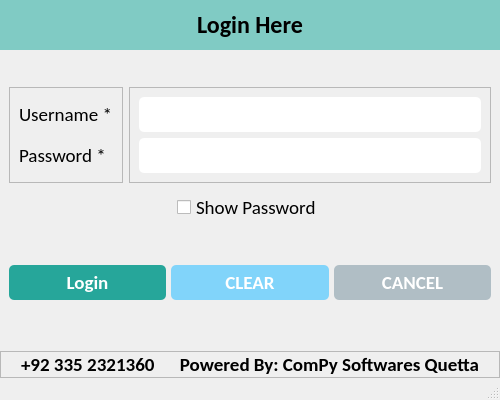
<?xml version="1.0" encoding="UTF-8"?>
<ui version="4.0">
 <class>LoginWindow</class>
 <widget class="QMainWindow" name="LoginWindow">
  <property name="geometry">
   <rect>
    <x>0</x>
    <y>0</y>
    <width>500</width>
    <height>400</height>
   </rect>
  </property>
  <property name="minimumSize">
   <size>
    <width>500</width>
    <height>400</height>
   </size>
  </property>
  <property name="maximumSize">
   <size>
    <width>500</width>
    <height>400</height>
   </size>
  </property>
  <property name="windowTitle">
   <string>Login</string>
  </property>
  <property name="windowIcon">
   <iconset resource="../resources.qrc">
    <normaloff>:/icons/assets/icons/logo.png</normaloff>:/icons/assets/icons/logo.png</iconset>
  </property>
  <widget class="QWidget" name="centralwidget">
   <property name="styleSheet">
    <string notr="true">

#label {
	background-color: #80cbc4;
	padding: 10px;
}

#label_5 {
	color: #fff;
}

#btn_save {
	background-color: #26a69a;
	border-radius: 5px;
	padding: 5px 0px;
	color: white;
}

#btn_clear {
	background-color: #81d4fa;
	border-radius: 5px;
	padding: 5px 0px;
	color: white;
}

#btn_cancel {
	background-color: #b0bec5;
	border-radius: 5px;
	padding: 5px 0px;
	color: white;
}

#btn_create_business {
	background-color: #4dd0e1;
	border-radius: 5px;
	padding: 5px 0px;
	color: white;
}

#btn_create_business {
	background-color: #4dd0e1;
	border-radius: 5px;
	padding: 5px 0px;
	color: white;
}

QLineEdit {
	border-radius: 5px;
	padding: 5px 5px;
}

QDateEdit {
	border-radius: 5px;
	padding: 5px 5px;
}

QComboBox {
	border-radius: 5px;
	padding: 5px 5px;
}

QTextEdit {
	border-radius: 10px;
	padding: 0px 0px;
}</string>
   </property>
   <layout class="QVBoxLayout" name="verticalLayout_3">
    <property name="spacing">
     <number>0</number>
    </property>
    <property name="leftMargin">
     <number>0</number>
    </property>
    <property name="topMargin">
     <number>0</number>
    </property>
    <property name="rightMargin">
     <number>0</number>
    </property>
    <property name="bottomMargin">
     <number>0</number>
    </property>
    <item alignment="Qt::AlignTop">
     <widget class="QLabel" name="label">
      <property name="font">
       <font>
        <family>Calibri</family>
        <pointsize>18</pointsize>
        <weight>75</weight>
        <bold>true</bold>
       </font>
      </property>
      <property name="text">
       <string>Login Here</string>
      </property>
      <property name="alignment">
       <set>Qt::AlignCenter</set>
      </property>
      <property name="margin">
       <number>0</number>
      </property>
     </widget>
    </item>
    <item>
     <widget class="QWidget" name="widget" native="true">
      <layout class="QHBoxLayout" name="horizontalLayout">
       <item>
        <widget class="QFrame" name="frame">
         <property name="frameShape">
          <enum>QFrame::StyledPanel</enum>
         </property>
         <property name="frameShadow">
          <enum>QFrame::Raised</enum>
         </property>
         <layout class="QVBoxLayout" name="verticalLayout_2">
          <item>
           <widget class="QLabel" name="lbl_username">
            <property name="font">
             <font>
              <family>Calibri</family>
              <pointsize>14</pointsize>
             </font>
            </property>
            <property name="text">
             <string>Username *</string>
            </property>
           </widget>
          </item>
          <item>
           <widget class="QLabel" name="lbl_password">
            <property name="font">
             <font>
              <family>Calibri</family>
              <pointsize>14</pointsize>
             </font>
            </property>
            <property name="text">
             <string>Password *</string>
            </property>
           </widget>
          </item>
         </layout>
        </widget>
       </item>
       <item>
        <widget class="QFrame" name="frame_2">
         <property name="frameShape">
          <enum>QFrame::StyledPanel</enum>
         </property>
         <property name="frameShadow">
          <enum>QFrame::Raised</enum>
         </property>
         <layout class="QVBoxLayout" name="verticalLayout">
          <item>
           <widget class="QLineEdit" name="txt_username">
            <property name="minimumSize">
             <size>
              <width>0</width>
              <height>35</height>
             </size>
            </property>
            <property name="maximumSize">
             <size>
              <width>16777215</width>
              <height>35</height>
             </size>
            </property>
            <property name="font">
             <font>
              <family>Calibri</family>
              <pointsize>14</pointsize>
             </font>
            </property>
           </widget>
          </item>
          <item>
           <widget class="QLineEdit" name="txt_password">
            <property name="minimumSize">
             <size>
              <width>0</width>
              <height>35</height>
             </size>
            </property>
            <property name="maximumSize">
             <size>
              <width>16777215</width>
              <height>35</height>
             </size>
            </property>
            <property name="font">
             <font>
              <family>Calibri</family>
              <pointsize>14</pointsize>
             </font>
            </property>
           </widget>
          </item>
         </layout>
        </widget>
       </item>
      </layout>
     </widget>
    </item>
    <item alignment="Qt::AlignHCenter">
     <widget class="QCheckBox" name="show_password">
      <property name="font">
       <font>
        <family>Calibri</family>
        <pointsize>14</pointsize>
       </font>
      </property>
      <property name="text">
       <string>Show Password</string>
      </property>
     </widget>
    </item>
    <item alignment="Qt::AlignBottom">
     <widget class="QWidget" name="bottom_widget" native="true">
      <layout class="QHBoxLayout" name="horizontalLayout_2">
       <property name="spacing">
        <number>5</number>
       </property>
       <property name="topMargin">
        <number>0</number>
       </property>
       <property name="bottomMargin">
        <number>0</number>
       </property>
       <item>
        <widget class="QPushButton" name="btn_save">
         <property name="font">
          <font>
           <family>Calibri</family>
           <pointsize>14</pointsize>
           <weight>75</weight>
           <bold>true</bold>
          </font>
         </property>
         <property name="cursor">
          <cursorShape>OpenHandCursor</cursorShape>
         </property>
         <property name="text">
          <string>Login</string>
         </property>
         <property name="icon">
          <iconset resource="../resources.qrc">
           <normaloff>:/icons/assets/icons/user.png</normaloff>:/icons/assets/icons/user.png</iconset>
         </property>
         <property name="iconSize">
          <size>
           <width>32</width>
           <height>32</height>
          </size>
         </property>
        </widget>
       </item>
       <item>
        <widget class="QPushButton" name="btn_clear">
         <property name="font">
          <font>
           <family>Calibri</family>
           <pointsize>14</pointsize>
           <weight>75</weight>
           <bold>true</bold>
          </font>
         </property>
         <property name="cursor">
          <cursorShape>OpenHandCursor</cursorShape>
         </property>
         <property name="text">
          <string>CLEAR</string>
         </property>
         <property name="icon">
          <iconset resource="../resources.qrc">
           <normaloff>:/icons/assets/icons/clear.png</normaloff>:/icons/assets/icons/clear.png</iconset>
         </property>
         <property name="iconSize">
          <size>
           <width>32</width>
           <height>32</height>
          </size>
         </property>
        </widget>
       </item>
       <item>
        <widget class="QPushButton" name="btn_cancel">
         <property name="font">
          <font>
           <family>Calibri</family>
           <pointsize>14</pointsize>
           <weight>75</weight>
           <bold>true</bold>
          </font>
         </property>
         <property name="cursor">
          <cursorShape>OpenHandCursor</cursorShape>
         </property>
         <property name="text">
          <string>CANCEL</string>
         </property>
         <property name="icon">
          <iconset resource="../resources.qrc">
           <normaloff>:/icons/assets/icons/close.png</normaloff>:/icons/assets/icons/close.png</iconset>
         </property>
         <property name="iconSize">
          <size>
           <width>32</width>
           <height>32</height>
          </size>
         </property>
        </widget>
       </item>
      </layout>
     </widget>
    </item>
    <item alignment="Qt::AlignBottom">
     <widget class="QFrame" name="frame_3">
      <property name="frameShape">
       <enum>QFrame::StyledPanel</enum>
      </property>
      <property name="frameShadow">
       <enum>QFrame::Raised</enum>
      </property>
      <layout class="QHBoxLayout" name="horizontalLayout_3">
       <property name="spacing">
        <number>0</number>
       </property>
       <property name="leftMargin">
        <number>20</number>
       </property>
       <property name="topMargin">
        <number>0</number>
       </property>
       <property name="rightMargin">
        <number>20</number>
       </property>
       <property name="bottomMargin">
        <number>0</number>
       </property>
       <item alignment="Qt::AlignLeft">
        <widget class="QLabel" name="label_2">
         <property name="font">
          <font>
           <family>Calibri</family>
           <pointsize>14</pointsize>
           <weight>75</weight>
           <bold>true</bold>
          </font>
         </property>
         <property name="text">
          <string>+92 335 2321360</string>
         </property>
        </widget>
       </item>
       <item>
        <widget class="QLabel" name="label_3">
         <property name="font">
          <font>
           <family>Calibri</family>
           <pointsize>14</pointsize>
           <weight>75</weight>
           <bold>true</bold>
          </font>
         </property>
         <property name="text">
          <string>Powered By: ComPy Softwares Quetta</string>
         </property>
         <property name="alignment">
          <set>Qt::AlignRight|Qt::AlignTrailing|Qt::AlignVCenter</set>
         </property>
        </widget>
       </item>
      </layout>
     </widget>
    </item>
   </layout>
  </widget>
  <widget class="QStatusBar" name="statusbar"/>
 </widget>
 <resources>
  <include location="../resources.qrc"/>
 </resources>
 <connections/>
</ui>
